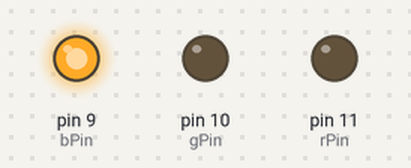
Recording of a sketch running on a simulated Arduino Uno, built with avr-gcc and run on an emulated ATmega328P. Shown: output pins drawn as LEDs (lit = HIGH).

Above: at 0.3 s.
At 2.3 s:
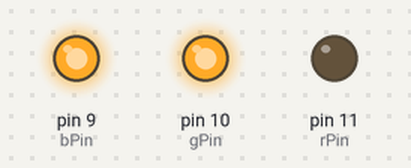
At 5.05 s:
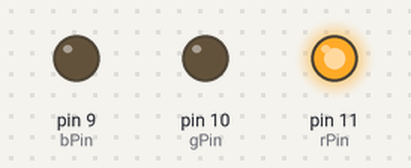
At 7.8 s:
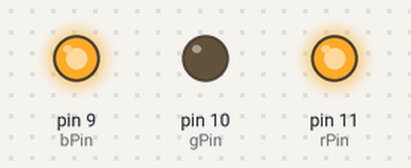
At 11.55 s:
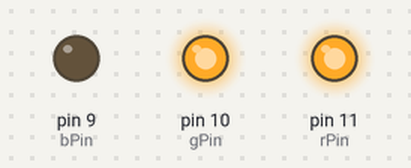
At 15.8 s:
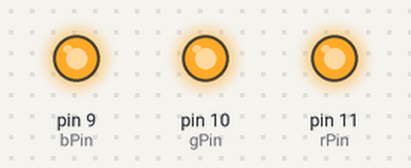
Timing chart, 0 to 16.3 s (numbered marks = the images above):
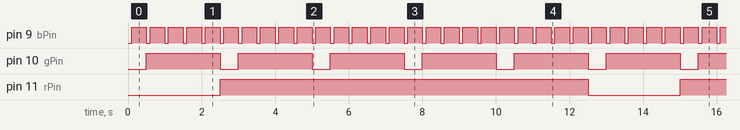

The sketch:

Assignment6.ino
```cpp
// C++ code
//
int rPin = 11;
int gPin = 10;
int bPin = 9;
int R, G, B = 0;

void setup()
{
  pinMode(rPin, OUTPUT);
  pinMode(gPin, OUTPUT);
  pinMode(bPin, OUTPUT);
  Serial.begin(9600);
}

void loop()
{
  for(R = 0; R < 255; R += 51){
    for(G = 0; G < 255; G += 51) {
      for (B = 0; B < 255; B += 51) {
        digitalWrite(rPin, R);
        digitalWrite(gPin, G);
        digitalWrite(bPin, B);
        delay(100);
      }
    }
  }
}
```

Measured:
- by itself, pin 9 (bPin): alternates HIGH for 0.40 s and LOW for 0.10 s
- by itself, pin 10 (gPin): alternates HIGH for 2.0 s and LOW for 0.50 s
- by itself, pin 11 (rPin): alternates HIGH for 10.0 s and LOW for 2.5 s
